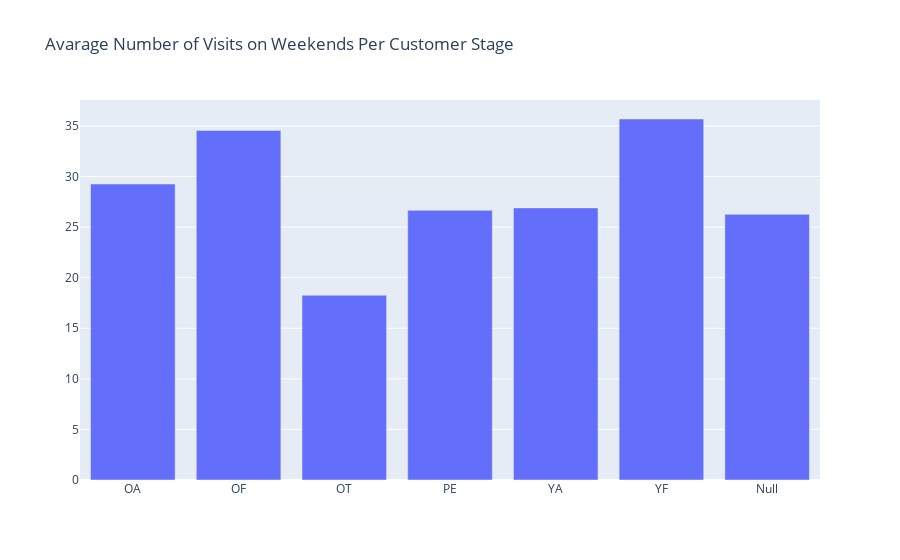

Notebook cell for this chart:
### Code cell
#plot
plot_data = [
    go.Bar(
        x=cstage_avg_visit_wknd['cust_stage'],
        y=cstage_avg_visit_wknd['avg'],
    )
]

plot_layout = go.Layout(
        xaxis={"type": "category"},
        title='Avarage Number of Visits on Weekends Per Customer Stage'
    )

fig = go.Figure(data=plot_data, layout=plot_layout)
pyoff.iplot(fig)

### Figure 1 — Plotly figure (JSON) as saved in the notebook; plotly's stock layout.template omitted (floating-point values rounded to 4 significant figures)
{"data": [{"type": "bar", "x": ["OA", "OF", "OT", "PE", "YA", "YF", "Null"], "y": [29.26, 34.55, 18.26, 26.65, 26.9, 35.68, 26.26]}], "layout": {"title": {"text": "Avarage Number of Visits on Weekends Per Customer Stage"}, "xaxis": {"type": "category"}}}
